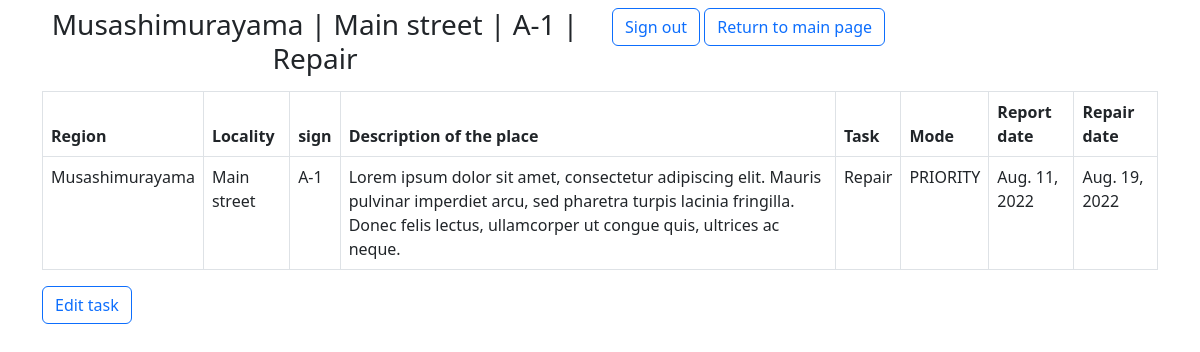
Page /road-signs-repair/task/1 (signed in) on the committed database.
### road_signs_repair/models.py (models this page shows, shortened)
class RoadSignsForRepair(models.Model):
    region = models.ForeignKey(to=Region,
                               on_delete=models.SET_NULL,
                               null=True)
    locality = models.ForeignKey(to=Locality,
                                 on_delete=models.SET_NULL,
                                 null=True)
    sign = models.ForeignKey(to=RoadSign,
                             on_delete=models.SET_NULL,
                             null=True)
    description_of_the_place = models.TextField(max_length=500,
                                                help_text="Enter a description of the place where road signs is to repair")
    task = models.CharField(max_length=255,
                            help_text="Enter a task to realize")
    report_date = models.DateField()
    repair_date = models.DateField()
    MODE_CATEGORIES = [
        (
            'standard', (
                ('S', 'STANDARD'),
            )
        ),
        (
            'priority', (
                ('P', 'PRIORITY'),
            )
        )
    ]
    mode = models.CharField(max_length=8,
                            null=True,
                            choices=MODE_CATEGORIES,
                            default='standard',
                            help_text='Select a mode')
    def __str__(self):
        return f"{self.region} | {self.locality} | {self.sign} | {self.task}"
    def print_title(self):
        return self.__str__()
    class Meta:
        permissions = (
            ('can_update_task', 'Update task'),
            ('can_mark_done_task', 'Set the task as completed'),
        )
        ordering = ['mode', 'report_date', 'repair_date']
        verbose_name_plural = 'road signs for repair'
        db_table = 'road_signs_for_repair'

class Region(models.Model):
    name = models.CharField(max_length=100,
                            help_text="Enter the name of the region where there may be road signs",
                            verbose_name='Region name')
    slug = models.SlugField(null=True,
                            unique=True)
    def __str__(self):
        return self.name
    class Meta:
        permissions = ()
        ordering = ['name']
        verbose_name_plural = 'Regions'
        db_table = 'region'

class Locality(models.Model):
    name = models.CharField(max_length=100,
                            help_text="Enter the name of locality where there may be road sign",
                            verbose_name='Locality name')
    region = models.ForeignKey(to=Region,
                               on_delete=models.SET_NULL,
                               null=True)
    slug = models.SlugField(null=True,
                            unique=True)
    def __str__(self):
        return self.name
    class Meta:
        permissions = ()
        ordering = ['name']
        verbose_name_plural = 'localities'
        db_table = 'locality'

class RoadSign(models.Model):
    series = models.CharField(max_length=30,
                              help_text="Enter a series of the road sign")
    name = models.CharField(max_length=50,
                            help_text="Enter a name of road sign")
    description = models.TextField(max_length=500,
                                   help_text="Enter a description of the road signs")
    slug = models.SlugField(null=True,
                            unique=True)
    def __str__(self):
        return f"{self.series}"
    class Meta:
        permissions = ()
        ordering = ['series']
        verbose_name_plural = 'Road signs'
        db_table = 'road_sign'

### road_signs_repair/views.py (the view)
# urls.py: path('<int:pk>', views.RoadSignsForRepairDetailView.as_view(), name='road_signs_for_repair_detail'),
class RoadSignsForRepairDetailView(LoginRequiredMixin, generic.DetailView):
    model = RoadSignsForRepair
    context_object_name = 'road_signs_for_repair_detail'
    template_name = 'road_signs_repair/road_signs_for_repair_detail.html'

### road_signs_repair/templates/road_signs_repair/road_signs_for_repair_detail.html (shortened to what this page needs)
{% extends "road_signs_repair/base.html" %}
{% block header %}
  {{ road_signs_for_repair_detail.print_title }}
{% endblock %}
{% block content %}
  <table class="table table-bordered">
    <thead>
      <tr>
        <th>Region</th>
        <th>Locality</th>
        <th>sign</th>
        <th>Description of the place</th>
        <th>Task</th>
        <th>Mode</th>
        <th>Report date</th>
        <th>Repair date</th>
      </tr>
    </thead>
    <tbody>
      <tr>
        <td>{{ road_signs_for_repair_detail.region }}</td>
        <td>{{ road_signs_for_repair_detail.locality }}</td>
        <td>{{ road_signs_for_repair_detail.sign }}</td>
        <td>{{ road_signs_for_repair_detail.description_of_the_place }}</td>
        <td>{{ road_signs_for_repair_detail.task }}</td>
        <td>{{ road_signs_for_repair_detail.get_mode_display }}</td>
        <td>{{ road_signs_for_repair_detail.report_date }}</td>
        <td>{{ road_signs_for_repair_detail.repair_date }}</td>
      </tr>
    </tbody>
  </table>
  {% if perms.road_signs_repair.can_update_task %}
    <a class="btn btn-outline-primary" href="{% url 'road_signs_repair:road_signs_for_repair_update' pk=road_signs_for_repair_detail.id %}">Edit task</a>
  {% endif %}
{% endblock %}

### rows in the picture
RoadSignsForRepair: print_title "Musashimurayama | Main street | A-1 | Repair", region "Musashimurayama", locality "Main street", sign "A-1", description_of_the_place "Lorem ipsum dolor sit amet, consectetur adipiscing elit. Mauris pulvinar imperdiet arcu, sed pharetra turpis lacinia fringilla. Donec felis lectus, ullamcorper ut congue quis, ultrices ac neque.", task "Repair", mode "PRIORITY", report_date "Aug. 11, 2022", repair_date "Aug. 19, 2022"
